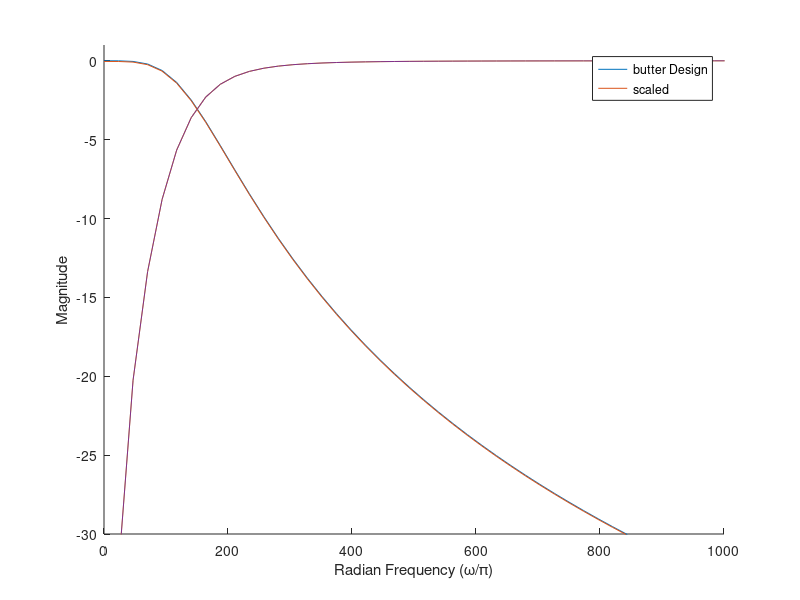

The MATLAB script that drew this image:
clear all;
close all;
clc;

Fs = 48000;
Ts = 1/48000;

[b,a] = butter(2,150*2/Fs,'low');
[b1,a1] = butter(2,150*2/Fs,'high');

bs = round(b./a(3).*2^19)  %coef for lpf
as = round(a./a(3) .*2^19)

bs1 = round(b1./a1(3).*2^19) %coef for hpf
as1 = round(a1./a1(3).*2^19)

hold on;
[h,w] = freqz(b,a,1024);
[h1,w1] = freqz(b1,a1,1024);
[hs,ws] = freqz(bs,as,1024);
[hs1,ws1] = freqz(bs1,as1,1024);

plot(w*Fs/pi/2,mag2db(abs(h)), ws*Fs/pi/2,mag2db(abs(hs)))
plot(w1*Fs/pi/2,mag2db(abs(h1)), ws1*Fs/pi/2,mag2db(abs(hs1)))
legend('butter Design', 'scaled')
xlabel 'Radian Frequency (\omega/\pi)', ylabel 'Magnitude'
xlim([0 0.1*10^4]);
ylim([-30 1]);